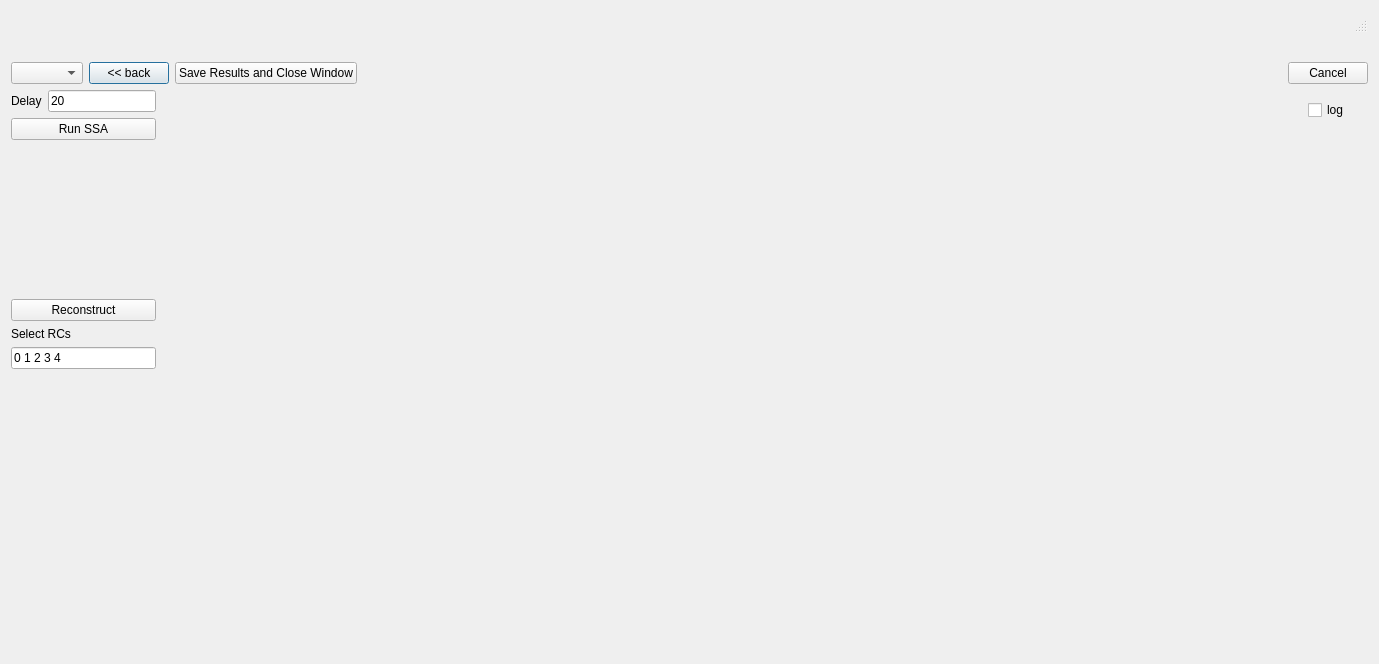
<?xml version="1.0" encoding="UTF-8"?>
<ui version="4.0">
 <class>SSA</class>
 <widget class="QDialog" name="SSA">
  <property name="geometry">
   <rect>
    <x>0</x>
    <y>0</y>
    <width>1379</width>
    <height>664</height>
   </rect>
  </property>
  <property name="windowTitle">
   <string>QSSA v. 1.0.1 (c) Kotov S, 2018</string>
  </property>
  <layout class="QVBoxLayout" name="verticalLayout_4">
   <item>
    <widget class="QStatusBar" name="statusBar"/>
   </item>
   <item>
    <widget class="QToolBar" name="mainToolBar"/>
   </item>
   <item>
    <layout class="QHBoxLayout" name="horizontalLayout_4">
     <item>
      <widget class="QComboBox" name="comboBox"/>
     </item>
     <item>
      <widget class="QPushButton" name="pushButton_4">
       <property name="text">
        <string>&lt;&lt; back</string>
       </property>
      </widget>
     </item>
     <item>
      <widget class="QPushButton" name="pushButton_3">
       <property name="text">
        <string>Save Results and Close Window</string>
       </property>
      </widget>
     </item>
     <item>
      <spacer name="horizontalSpacer_2">
       <property name="orientation">
        <enum>Qt::Horizontal</enum>
       </property>
       <property name="sizeHint" stdset="0">
        <size>
         <width>40</width>
         <height>20</height>
        </size>
       </property>
      </spacer>
     </item>
     <item>
      <widget class="QPushButton" name="pushButton_5">
       <property name="text">
        <string>Cancel</string>
       </property>
      </widget>
     </item>
    </layout>
   </item>
   <item>
    <layout class="QVBoxLayout" name="verticalLayout_3">
     <item>
      <layout class="QHBoxLayout" name="horizontalLayout_3">
       <item>
        <layout class="QVBoxLayout" name="verticalLayout_2">
         <item>
          <layout class="QHBoxLayout" name="horizontalLayout">
           <item>
            <widget class="QLabel" name="label">
             <property name="text">
              <string>Delay</string>
             </property>
            </widget>
           </item>
           <item>
            <widget class="QLineEdit" name="lineEdit_2">
             <property name="text">
              <string>20</string>
             </property>
            </widget>
           </item>
          </layout>
         </item>
         <item>
          <widget class="QPushButton" name="pushButton">
           <property name="text">
            <string>Run SSA</string>
           </property>
          </widget>
         </item>
         <item>
          <spacer name="verticalSpacer">
           <property name="orientation">
            <enum>Qt::Vertical</enum>
           </property>
           <property name="sizeHint" stdset="0">
            <size>
             <width>20</width>
             <height>40</height>
            </size>
           </property>
          </spacer>
         </item>
         <item>
          <widget class="QPushButton" name="pushButton_2">
           <property name="text">
            <string>Reconstruct</string>
           </property>
          </widget>
         </item>
         <item>
          <layout class="QVBoxLayout" name="verticalLayout">
           <item>
            <widget class="QLabel" name="label_2">
             <property name="sizePolicy">
              <sizepolicy hsizetype="Preferred" vsizetype="Minimum">
               <horstretch>0</horstretch>
               <verstretch>0</verstretch>
              </sizepolicy>
             </property>
             <property name="text">
              <string>Select RCs</string>
             </property>
            </widget>
           </item>
           <item>
            <widget class="QLineEdit" name="lineEdit">
             <property name="text">
              <string>0 1 2 3 4</string>
             </property>
            </widget>
           </item>
          </layout>
         </item>
        </layout>
       </item>
       <item>
        <spacer name="horizontalSpacer">
         <property name="orientation">
          <enum>Qt::Horizontal</enum>
         </property>
         <property name="sizeHint" stdset="0">
          <size>
           <width>40</width>
           <height>20</height>
          </size>
         </property>
        </spacer>
       </item>
       <item>
        <layout class="QHBoxLayout" name="horizontalLayout_2">
         <item>
          <widget class="QCustomPlot" name="evalPlot" native="true">
           <property name="sizePolicy">
            <sizepolicy hsizetype="Expanding" vsizetype="Expanding">
             <horstretch>0</horstretch>
             <verstretch>0</verstretch>
            </sizepolicy>
           </property>
           <property name="minimumSize">
            <size>
             <width>300</width>
             <height>270</height>
            </size>
           </property>
          </widget>
         </item>
         <item>
          <widget class="QCustomPlot" name="eofPlot" native="true">
           <property name="sizePolicy">
            <sizepolicy hsizetype="Expanding" vsizetype="Expanding">
             <horstretch>0</horstretch>
             <verstretch>0</verstretch>
            </sizepolicy>
           </property>
           <property name="minimumSize">
            <size>
             <width>400</width>
             <height>270</height>
            </size>
           </property>
          </widget>
         </item>
        </layout>
       </item>
       <item>
        <widget class="QCustomPlot" name="spectrumPlot" native="true">
         <property name="sizePolicy">
          <sizepolicy hsizetype="Expanding" vsizetype="Expanding">
           <horstretch>0</horstretch>
           <verstretch>0</verstretch>
          </sizepolicy>
         </property>
         <property name="minimumSize">
          <size>
           <width>400</width>
           <height>270</height>
          </size>
         </property>
         <widget class="QCheckBox" name="checkBox">
          <property name="geometry">
           <rect>
            <x>340</x>
            <y>10</y>
            <width>44</width>
            <height>20</height>
           </rect>
          </property>
          <property name="text">
           <string>log</string>
          </property>
         </widget>
        </widget>
       </item>
      </layout>
     </item>
    </layout>
   </item>
   <item>
    <widget class="QCustomPlot" name="xyPlot" native="true">
     <property name="sizePolicy">
      <sizepolicy hsizetype="Expanding" vsizetype="Expanding">
       <horstretch>0</horstretch>
       <verstretch>0</verstretch>
      </sizepolicy>
     </property>
    </widget>
   </item>
  </layout>
  <action name="actionOpen">
   <property name="text">
    <string>Open</string>
   </property>
  </action>
  <action name="actionSave_as">
   <property name="text">
    <string>Save as...</string>
   </property>
  </action>
  <action name="actionAbout">
   <property name="text">
    <string>About</string>
   </property>
  </action>
 </widget>
 <layoutdefault spacing="6" margin="11"/>
 <customwidgets>
  <customwidget>
   <class>QCustomPlot</class>
   <extends>QWidget</extends>
   <header>qcustomplot.h</header>
   <container>1</container>
  </customwidget>
 </customwidgets>
 <resources/>
 <connections/>
</ui>
